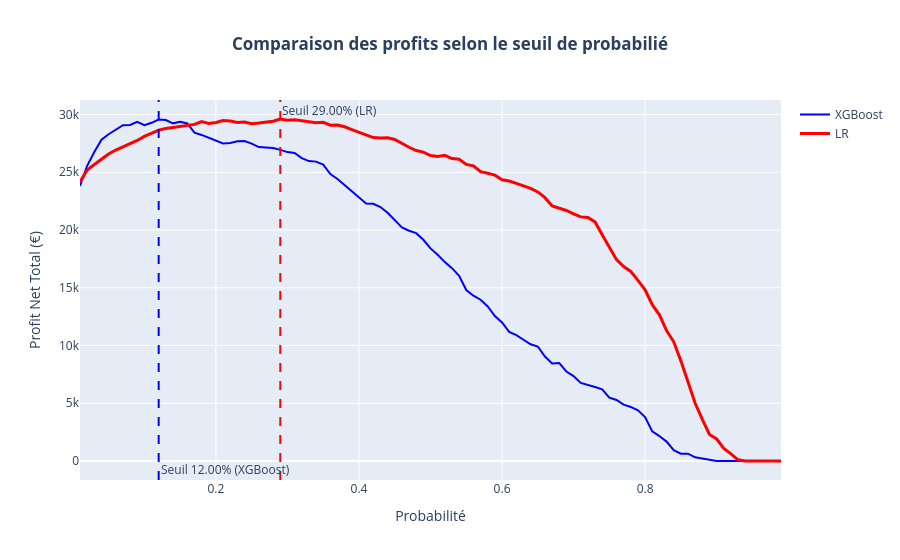

Notebook code cell kept with this figure:
### Markdown cell above
Ce graphique superposé permet de comprendre permet de compléter l'analyse du profit précédente.

### Code cell
seuil_optimal_XGB, profit_max_XGB, profits_XGB = calculer_seuil(y_test, y_pred_proba_XGB, cout_offre=15, valeur_sauvee=120)
seuil_optimal_LR, profit_max_LR, profits_LR = calculer_seuil(y_test, y_proba_lr_charge, cout_offre=15, valeur_sauvee=120)
tracer_courbes_profit_seuils(seuil_optimal_XGB, "XGBoost", profits_XGB, seuil_optimal_LR, "LR", profits_LR)

print(f"Seuil XGBoost optimal : {seuil_optimal_XGB:.2f} (soit {seuil_optimal_XGB*100:.0f}%)")
print(f"Profit net maximum généré sur le jeu de test : {profit_max_XGB:,.2f} €")

print(f"Seuil LR optimal : {seuil_optimal_LR:.2f} (soit {seuil_optimal_LR*100:.0f}%)")
print(f"Profit net maximum généré sur le jeu de test : {profit_max_LR:,.2f} €")

### Figure 1 — Plotly figure (JSON) as saved in the notebook; plotly's stock layout.template omitted (floating-point values rounded to 4 significant figures)
{"data": [{"hovertemplate": "Probabilité=%{x}<br>Profit Net Total (€)=%{y}<extra></extra>", "legendgroup": "", "line": {"color": "blue", "dash": "solid", "width": 2}, "marker": {"symbol": "circle"}, "mode": "lines", "name": "XGBoost", "orientation": "v", "showlegend": true, "type": "scatter", "x": [0.01, 0.02, 0.03, 0.04, 0.05, 0.06, 0.07, 0.08, 0.09, 0.1, 0.11, 0.12, 0.13, 0.14, 0.15, 0.16, 0.17, 0.18, 0.19, 0.2, 0.21, 0.22, 0.23, 0.24, 0.25, 0.26, 0.27, 0.28, 0.29, 0.3, 0.31, 0.32, 0.33, 0.34, 0.35, 0.36, 0.37, 0.38, 0.39, 0.4, 0.41, 0.42, 0.43, 0.44, 0.45, 0.46, 0.47, 0.48, 0.49, 0.5, 0.51, 0.52, 0.53, 0.54, 0.55, 0.56, 0.57, 0.58, 0.59, 0.6, 0.61, 0.62, 0.63, 0.64, 0.65, 0.66, 0.67, 0.68, 0.69, 0.7, 0.71, 0.72, 0.73, 0.74, 0.75, 0.76, 0.77, 0.78, 0.79, 0.8, 0.81, 0.82, 0.83, 0.84, 0.85, 0.86, 0.87, 0.88, 0.89, 0.9, 0.91, 0.92, 0.93, 0.94, 0.95, 0.96, 0.97, 0.98, 0.99], "xaxis": "x", "y": [23820, 25560, 26745, 27810, 28290, 28650, 29070, 29100, 29355, 29070, 29280, 29565, 29520, 29235, 29370, 29220, 28425, 28230, 27990, 27720, 27495, 27525, 27690, 27705, 27480, 27180, 27120, 27105, 26940, 26745, 26670, 26220, 25965, 25920, 25665, 24840, 24420, 23880, 23325, 22755, 22290, 22275, 21990, 21495, 20895, 20220, 19935, 19725, 19155, 18405, 17850, 17220, 16695, 16035, 14805, 14310, 13965, 13380, 12555, 12000, 11175, 10905, 10500, 10110, 9915, 9045, 8445, 8475, 7740, 7350, 6765, 6615, 6405, 6210, 5490, 5280, 4875, 4680, 4395, 3810, 2565, 2160, 1680, 945, 630, 630, 315, 210, 105, 0, 0, 0, 0, 0, 0, 0, 0, 0, 0], "yaxis": "y"}, {"line": {"color": "red", "width": 3}, "mode": "lines", "name": "LR", "type": "scatter", "x": [0.01, 0.02, 0.03, 0.04, 0.05, 0.06, 0.07, 0.08, 0.09, 0.1, 0.11, 0.12, 0.13, 0.14, 0.15, 0.16, 0.17, 0.18, 0.19, 0.2, 0.21, 0.22, 0.23, 0.24, 0.25, 0.26, 0.27, 0.28, 0.29, 0.3, 0.31, 0.32, 0.33, 0.34, 0.35, 0.36, 0.37, 0.38, 0.39, 0.4, 0.41, 0.42, 0.43, 0.44, 0.45, 0.46, 0.47, 0.48, 0.49, 0.5, 0.51, 0.52, 0.53, 0.54, 0.55, 0.56, 0.57, 0.58, 0.59, 0.6, 0.61, 0.62, 0.63, 0.64, 0.65, 0.66, 0.67, 0.68, 0.69, 0.7, 0.71, 0.72, 0.73, 0.74, 0.75, 0.76, 0.77, 0.78, 0.79, 0.8, 0.81, 0.82, 0.83, 0.84, 0.85, 0.86, 0.87, 0.88, 0.89, 0.9, 0.91, 0.92, 0.93, 0.94, 0.95, 0.96, 0.97, 0.98, 0.99], "y": [24165, 25200, 25665, 26130, 26580, 26925, 27195, 27450, 27750, 28110, 28410, 28650, 28785, 28875, 28905, 29025, 29145, 29385, 29220, 29310, 29475, 29445, 29310, 29355, 29205, 29265, 29370, 29415, 29610, 29505, 29550, 29460, 29370, 29295, 29325, 29070, 29085, 28935, 28695, 28455, 28215, 28005, 27975, 27990, 27840, 27465, 27165, 26880, 26745, 26445, 26370, 26460, 26190, 26130, 25680, 25560, 25050, 24915, 24750, 24345, 24240, 24030, 23805, 23610, 23295, 22800, 22080, 21900, 21690, 21405, 21135, 21075, 20700, 19590, 18465, 17430, 16830, 16410, 15645, 14820, 13530, 12660, 11295, 10320, 8670, 6870, 4995, 3600, 2295, 1905, 1095, 615, 105, 0, 0, 0, 0, 0, 0]}], "layout": {"annotations": [{"showarrow": false, "text": "Seuil 12.00% (XGBoost)", "x": 0.12, "xanchor": "left", "xref": "x", "y": 0, "yanchor": "bottom", "yref": "y domain"}, {"showarrow": false, "text": "Seuil 29.00% (LR)", "x": 0.29, "xanchor": "left", "xref": "x", "y": 1, "yanchor": "top", "yref": "y domain"}], "legend": {"tracegroupgap": 0}, "shapes": [{"line": {"color": "blue", "dash": "dash"}, "type": "line", "x0": 0.12, "x1": 0.12, "xref": "x", "y0": 0, "y1": 1, "yref": "y domain"}, {"line": {"color": "red", "dash": "dash"}, "type": "line", "x0": 0.29, "x1": 0.29, "xref": "x", "y0": 0, "y1": 1, "yref": "y domain"}], "title": {"text": "<b>Comparaison des profits selon le seuil de probabilié</b>", "x": 0.5}, "xaxis": {"anchor": "y", "domain": [0, 1], "title": {"text": "Probabilité"}}, "yaxis": {"anchor": "x", "domain": [0, 1], "title": {"text": "Profit Net Total (€)"}}}}
